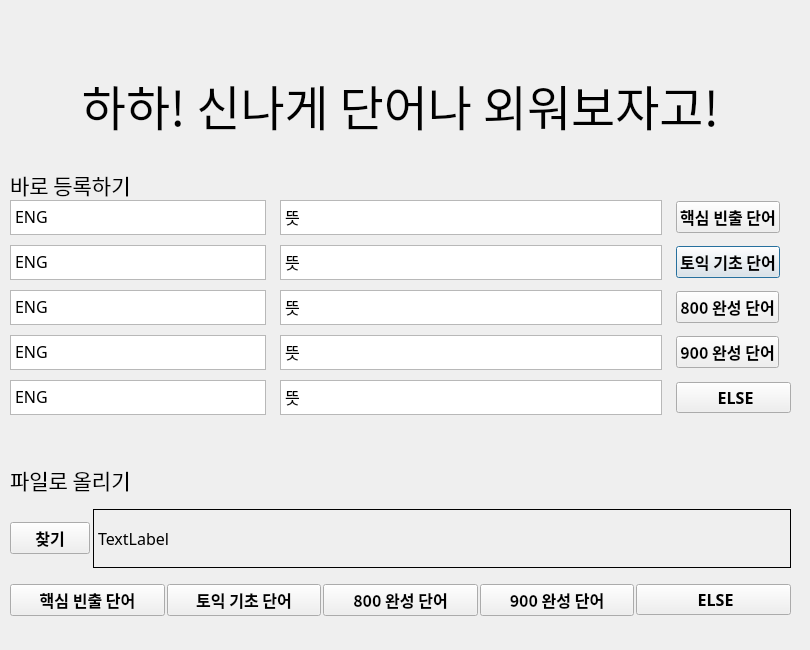
<?xml version="1.0" encoding="UTF-8"?>
<ui version="4.0">
 <class>Dialog</class>
 <widget class="QDialog" name="Dialog">
  <property name="geometry">
   <rect>
    <x>0</x>
    <y>0</y>
    <width>810</width>
    <height>650</height>
   </rect>
  </property>
  <property name="windowTitle">
   <string>Dialog</string>
  </property>
  <widget class="QWidget" name="verticalLayoutWidget">
   <property name="geometry">
    <rect>
     <x>10</x>
     <y>170</y>
     <width>781</width>
     <height>461</height>
    </rect>
   </property>
   <layout class="QVBoxLayout" name="whole_container">
    <property name="spacing">
     <number>0</number>
    </property>
    <item>
     <widget class="QLabel" name="option1_text">
      <property name="enabled">
       <bool>true</bool>
      </property>
      <property name="maximumSize">
       <size>
        <width>16777215</width>
        <height>30</height>
       </size>
      </property>
      <property name="font">
       <font>
        <family>KoPub돋움체 Bold</family>
        <pointsize>16</pointsize>
       </font>
      </property>
      <property name="frameShape">
       <enum>QFrame::Box</enum>
      </property>
      <property name="lineWidth">
       <number>0</number>
      </property>
      <property name="text">
       <string>바로 등록하기</string>
      </property>
      <property name="scaledContents">
       <bool>true</bool>
      </property>
      <property name="alignment">
       <set>Qt::AlignLeading|Qt::AlignLeft|Qt::AlignVCenter</set>
      </property>
      <property name="textInteractionFlags">
       <set>Qt::NoTextInteraction</set>
      </property>
     </widget>
    </item>
    <item>
     <layout class="QGridLayout" name="option1_grid_container">
      <property name="topMargin">
       <number>0</number>
      </property>
      <property name="rightMargin">
       <number>0</number>
      </property>
      <property name="bottomMargin">
       <number>0</number>
      </property>
      <property name="horizontalSpacing">
       <number>14</number>
      </property>
      <property name="verticalSpacing">
       <number>10</number>
      </property>
      <item row="2" column="3">
       <widget class="QPushButton" name="option1_basic_button">
        <property name="sizePolicy">
         <sizepolicy hsizetype="Fixed" vsizetype="Fixed">
          <horstretch>0</horstretch>
          <verstretch>0</verstretch>
         </sizepolicy>
        </property>
        <property name="font">
         <font>
          <family>나눔바른고딕</family>
          <pointsize>12</pointsize>
          <weight>75</weight>
          <bold>true</bold>
         </font>
        </property>
        <property name="cursor">
         <cursorShape>ArrowCursor</cursorShape>
        </property>
        <property name="text">
         <string>토익 기초 단어</string>
        </property>
       </widget>
      </item>
      <item row="3" column="2">
       <widget class="QTextEdit" name="option1_800_input_kor">
        <property name="maximumSize">
         <size>
          <width>16777215</width>
          <height>35</height>
         </size>
        </property>
        <property name="font">
         <font>
          <family>나눔바른고딕</family>
          <pointsize>12</pointsize>
         </font>
        </property>
        <property name="verticalScrollBarPolicy">
         <enum>Qt::ScrollBarAlwaysOff</enum>
        </property>
        <property name="html">
         <string>&lt;!DOCTYPE HTML PUBLIC &quot;-//W3C//DTD HTML 4.0//EN&quot; &quot;http://www.w3.org/TR/REC-html40/strict.dtd&quot;&gt;
&lt;html&gt;&lt;head&gt;&lt;meta name=&quot;qrichtext&quot; content=&quot;1&quot; /&gt;&lt;style type=&quot;text/css&quot;&gt;
p, li { white-space: pre-wrap; }
&lt;/style&gt;&lt;/head&gt;&lt;body style=&quot; font-family:'나눔바른고딕'; font-size:12pt; font-weight:400; font-style:normal;&quot;&gt;
&lt;p style=&quot; margin-top:0px; margin-bottom:0px; margin-left:0px; margin-right:0px; -qt-block-indent:0; text-indent:0px;&quot;&gt;&lt;span style=&quot; font-family:'KoPub돋움체 Medium';&quot;&gt;뜻&lt;/span&gt;&lt;/p&gt;&lt;/body&gt;&lt;/html&gt;</string>
        </property>
       </widget>
      </item>
      <item row="5" column="2">
       <widget class="QTextEdit" name="option1_else_input_kor">
        <property name="maximumSize">
         <size>
          <width>16777215</width>
          <height>35</height>
         </size>
        </property>
        <property name="font">
         <font>
          <family>나눔바른고딕</family>
          <pointsize>12</pointsize>
         </font>
        </property>
        <property name="verticalScrollBarPolicy">
         <enum>Qt::ScrollBarAlwaysOff</enum>
        </property>
        <property name="html">
         <string>&lt;!DOCTYPE HTML PUBLIC &quot;-//W3C//DTD HTML 4.0//EN&quot; &quot;http://www.w3.org/TR/REC-html40/strict.dtd&quot;&gt;
&lt;html&gt;&lt;head&gt;&lt;meta name=&quot;qrichtext&quot; content=&quot;1&quot; /&gt;&lt;style type=&quot;text/css&quot;&gt;
p, li { white-space: pre-wrap; }
&lt;/style&gt;&lt;/head&gt;&lt;body style=&quot; font-family:'나눔바른고딕'; font-size:12pt; font-weight:400; font-style:normal;&quot;&gt;
&lt;p style=&quot; margin-top:0px; margin-bottom:0px; margin-left:0px; margin-right:0px; -qt-block-indent:0; text-indent:0px;&quot;&gt;&lt;span style=&quot; font-family:'KoPub돋움체 Medium';&quot;&gt;뜻&lt;/span&gt;&lt;/p&gt;&lt;/body&gt;&lt;/html&gt;</string>
        </property>
       </widget>
      </item>
      <item row="1" column="2">
       <widget class="QTextEdit" name="option1_main_input_kor">
        <property name="maximumSize">
         <size>
          <width>16777215</width>
          <height>35</height>
         </size>
        </property>
        <property name="font">
         <font>
          <family>나눔바른고딕</family>
          <pointsize>12</pointsize>
         </font>
        </property>
        <property name="verticalScrollBarPolicy">
         <enum>Qt::ScrollBarAlwaysOff</enum>
        </property>
        <property name="html">
         <string>&lt;!DOCTYPE HTML PUBLIC &quot;-//W3C//DTD HTML 4.0//EN&quot; &quot;http://www.w3.org/TR/REC-html40/strict.dtd&quot;&gt;
&lt;html&gt;&lt;head&gt;&lt;meta name=&quot;qrichtext&quot; content=&quot;1&quot; /&gt;&lt;style type=&quot;text/css&quot;&gt;
p, li { white-space: pre-wrap; }
&lt;/style&gt;&lt;/head&gt;&lt;body style=&quot; font-family:'나눔바른고딕'; font-size:12pt; font-weight:400; font-style:normal;&quot;&gt;
&lt;p style=&quot; margin-top:0px; margin-bottom:0px; margin-left:0px; margin-right:0px; -qt-block-indent:0; text-indent:0px;&quot;&gt;&lt;span style=&quot; font-family:'KoPub돋움체 Medium';&quot;&gt;뜻&lt;/span&gt;&lt;/p&gt;&lt;/body&gt;&lt;/html&gt;</string>
        </property>
       </widget>
      </item>
      <item row="3" column="3">
       <widget class="QPushButton" name="option1_800_button">
        <property name="sizePolicy">
         <sizepolicy hsizetype="Fixed" vsizetype="Fixed">
          <horstretch>0</horstretch>
          <verstretch>0</verstretch>
         </sizepolicy>
        </property>
        <property name="font">
         <font>
          <family>나눔바른고딕</family>
          <pointsize>12</pointsize>
          <weight>75</weight>
          <bold>true</bold>
         </font>
        </property>
        <property name="cursor">
         <cursorShape>ArrowCursor</cursorShape>
        </property>
        <property name="text">
         <string>800 완성 단어</string>
        </property>
       </widget>
      </item>
      <item row="5" column="1">
       <widget class="QTextEdit" name="option1_else_input_eng">
        <property name="sizePolicy">
         <sizepolicy hsizetype="Fixed" vsizetype="Expanding">
          <horstretch>0</horstretch>
          <verstretch>0</verstretch>
         </sizepolicy>
        </property>
        <property name="maximumSize">
         <size>
          <width>16777215</width>
          <height>35</height>
         </size>
        </property>
        <property name="font">
         <font>
          <family>나눔바른고딕</family>
          <pointsize>12</pointsize>
         </font>
        </property>
        <property name="verticalScrollBarPolicy">
         <enum>Qt::ScrollBarAlwaysOff</enum>
        </property>
        <property name="html">
         <string>&lt;!DOCTYPE HTML PUBLIC &quot;-//W3C//DTD HTML 4.0//EN&quot; &quot;http://www.w3.org/TR/REC-html40/strict.dtd&quot;&gt;
&lt;html&gt;&lt;head&gt;&lt;meta name=&quot;qrichtext&quot; content=&quot;1&quot; /&gt;&lt;style type=&quot;text/css&quot;&gt;
p, li { white-space: pre-wrap; }
&lt;/style&gt;&lt;/head&gt;&lt;body style=&quot; font-family:'나눔바른고딕'; font-size:12pt; font-weight:400; font-style:normal;&quot;&gt;
&lt;p style=&quot; margin-top:0px; margin-bottom:0px; margin-left:0px; margin-right:0px; -qt-block-indent:0; text-indent:0px;&quot;&gt;&lt;span style=&quot; font-family:'나눔바른고딕';&quot;&gt;ENG&lt;/span&gt;&lt;/p&gt;&lt;/body&gt;&lt;/html&gt;</string>
        </property>
       </widget>
      </item>
      <item row="4" column="3">
       <widget class="QPushButton" name="option1_900_button">
        <property name="sizePolicy">
         <sizepolicy hsizetype="Fixed" vsizetype="Fixed">
          <horstretch>0</horstretch>
          <verstretch>0</verstretch>
         </sizepolicy>
        </property>
        <property name="font">
         <font>
          <family>나눔바른고딕</family>
          <pointsize>12</pointsize>
          <weight>75</weight>
          <bold>true</bold>
         </font>
        </property>
        <property name="cursor">
         <cursorShape>ArrowCursor</cursorShape>
        </property>
        <property name="text">
         <string>900 완성 단어</string>
        </property>
       </widget>
      </item>
      <item row="5" column="3">
       <widget class="QPushButton" name="option1_else_button">
        <property name="sizePolicy">
         <sizepolicy hsizetype="Fixed" vsizetype="Fixed">
          <horstretch>0</horstretch>
          <verstretch>0</verstretch>
         </sizepolicy>
        </property>
        <property name="font">
         <font>
          <family>나눔바른고딕</family>
          <pointsize>12</pointsize>
          <weight>75</weight>
          <bold>true</bold>
         </font>
        </property>
        <property name="cursor">
         <cursorShape>ArrowCursor</cursorShape>
        </property>
        <property name="text">
         <string>         ELSE        </string>
        </property>
       </widget>
      </item>
      <item row="2" column="2">
       <widget class="QTextEdit" name="option1_basic_input_kor">
        <property name="maximumSize">
         <size>
          <width>16777215</width>
          <height>35</height>
         </size>
        </property>
        <property name="font">
         <font>
          <family>나눔바른고딕</family>
          <pointsize>12</pointsize>
         </font>
        </property>
        <property name="verticalScrollBarPolicy">
         <enum>Qt::ScrollBarAlwaysOff</enum>
        </property>
        <property name="html">
         <string>&lt;!DOCTYPE HTML PUBLIC &quot;-//W3C//DTD HTML 4.0//EN&quot; &quot;http://www.w3.org/TR/REC-html40/strict.dtd&quot;&gt;
&lt;html&gt;&lt;head&gt;&lt;meta name=&quot;qrichtext&quot; content=&quot;1&quot; /&gt;&lt;style type=&quot;text/css&quot;&gt;
p, li { white-space: pre-wrap; }
&lt;/style&gt;&lt;/head&gt;&lt;body style=&quot; font-family:'나눔바른고딕'; font-size:12pt; font-weight:400; font-style:normal;&quot;&gt;
&lt;p style=&quot; margin-top:0px; margin-bottom:0px; margin-left:0px; margin-right:0px; -qt-block-indent:0; text-indent:0px;&quot;&gt;&lt;span style=&quot; font-family:'KoPub돋움체 Medium';&quot;&gt;뜻&lt;/span&gt;&lt;/p&gt;&lt;/body&gt;&lt;/html&gt;</string>
        </property>
       </widget>
      </item>
      <item row="1" column="1">
       <widget class="QTextEdit" name="option1_main_input_eng">
        <property name="sizePolicy">
         <sizepolicy hsizetype="Fixed" vsizetype="Expanding">
          <horstretch>0</horstretch>
          <verstretch>0</verstretch>
         </sizepolicy>
        </property>
        <property name="maximumSize">
         <size>
          <width>16777215</width>
          <height>35</height>
         </size>
        </property>
        <property name="font">
         <font>
          <family>나눔바른고딕</family>
          <pointsize>12</pointsize>
         </font>
        </property>
        <property name="verticalScrollBarPolicy">
         <enum>Qt::ScrollBarAlwaysOff</enum>
        </property>
        <property name="html">
         <string>&lt;!DOCTYPE HTML PUBLIC &quot;-//W3C//DTD HTML 4.0//EN&quot; &quot;http://www.w3.org/TR/REC-html40/strict.dtd&quot;&gt;
&lt;html&gt;&lt;head&gt;&lt;meta name=&quot;qrichtext&quot; content=&quot;1&quot; /&gt;&lt;style type=&quot;text/css&quot;&gt;
p, li { white-space: pre-wrap; }
&lt;/style&gt;&lt;/head&gt;&lt;body style=&quot; font-family:'나눔바른고딕'; font-size:12pt; font-weight:400; font-style:normal;&quot;&gt;
&lt;p style=&quot; margin-top:0px; margin-bottom:0px; margin-left:0px; margin-right:0px; -qt-block-indent:0; text-indent:0px;&quot;&gt;&lt;span style=&quot; font-family:'나눔바른고딕';&quot;&gt;ENG&lt;/span&gt;&lt;/p&gt;&lt;/body&gt;&lt;/html&gt;</string>
        </property>
       </widget>
      </item>
      <item row="4" column="1">
       <widget class="QTextEdit" name="option1_900_input_eng">
        <property name="sizePolicy">
         <sizepolicy hsizetype="Fixed" vsizetype="Expanding">
          <horstretch>0</horstretch>
          <verstretch>0</verstretch>
         </sizepolicy>
        </property>
        <property name="maximumSize">
         <size>
          <width>16777215</width>
          <height>35</height>
         </size>
        </property>
        <property name="font">
         <font>
          <family>나눔바른고딕</family>
          <pointsize>12</pointsize>
         </font>
        </property>
        <property name="verticalScrollBarPolicy">
         <enum>Qt::ScrollBarAlwaysOff</enum>
        </property>
        <property name="html">
         <string>&lt;!DOCTYPE HTML PUBLIC &quot;-//W3C//DTD HTML 4.0//EN&quot; &quot;http://www.w3.org/TR/REC-html40/strict.dtd&quot;&gt;
&lt;html&gt;&lt;head&gt;&lt;meta name=&quot;qrichtext&quot; content=&quot;1&quot; /&gt;&lt;style type=&quot;text/css&quot;&gt;
p, li { white-space: pre-wrap; }
&lt;/style&gt;&lt;/head&gt;&lt;body style=&quot; font-family:'나눔바른고딕'; font-size:12pt; font-weight:400; font-style:normal;&quot;&gt;
&lt;p style=&quot; margin-top:0px; margin-bottom:0px; margin-left:0px; margin-right:0px; -qt-block-indent:0; text-indent:0px;&quot;&gt;&lt;span style=&quot; font-family:'나눔바른고딕';&quot;&gt;ENG&lt;/span&gt;&lt;/p&gt;&lt;/body&gt;&lt;/html&gt;</string>
        </property>
       </widget>
      </item>
      <item row="4" column="2">
       <widget class="QTextEdit" name="option1_900_input_kor">
        <property name="maximumSize">
         <size>
          <width>16777215</width>
          <height>35</height>
         </size>
        </property>
        <property name="font">
         <font>
          <family>나눔바른고딕</family>
          <pointsize>12</pointsize>
         </font>
        </property>
        <property name="verticalScrollBarPolicy">
         <enum>Qt::ScrollBarAlwaysOff</enum>
        </property>
        <property name="html">
         <string>&lt;!DOCTYPE HTML PUBLIC &quot;-//W3C//DTD HTML 4.0//EN&quot; &quot;http://www.w3.org/TR/REC-html40/strict.dtd&quot;&gt;
&lt;html&gt;&lt;head&gt;&lt;meta name=&quot;qrichtext&quot; content=&quot;1&quot; /&gt;&lt;style type=&quot;text/css&quot;&gt;
p, li { white-space: pre-wrap; }
&lt;/style&gt;&lt;/head&gt;&lt;body style=&quot; font-family:'나눔바른고딕'; font-size:12pt; font-weight:400; font-style:normal;&quot;&gt;
&lt;p style=&quot; margin-top:0px; margin-bottom:0px; margin-left:0px; margin-right:0px; -qt-block-indent:0; text-indent:0px;&quot;&gt;&lt;span style=&quot; font-family:'KoPub돋움체 Medium';&quot;&gt;뜻&lt;/span&gt;&lt;/p&gt;&lt;/body&gt;&lt;/html&gt;</string>
        </property>
       </widget>
      </item>
      <item row="1" column="3">
       <widget class="QPushButton" name="option1_main_button">
        <property name="sizePolicy">
         <sizepolicy hsizetype="Fixed" vsizetype="Fixed">
          <horstretch>0</horstretch>
          <verstretch>0</verstretch>
         </sizepolicy>
        </property>
        <property name="font">
         <font>
          <family>나눔바른고딕</family>
          <pointsize>12</pointsize>
          <weight>75</weight>
          <bold>true</bold>
         </font>
        </property>
        <property name="cursor">
         <cursorShape>ArrowCursor</cursorShape>
        </property>
        <property name="text">
         <string>핵심 빈출 단어</string>
        </property>
       </widget>
      </item>
      <item row="2" column="1">
       <widget class="QTextEdit" name="option1_basic_input_eng">
        <property name="sizePolicy">
         <sizepolicy hsizetype="Fixed" vsizetype="Expanding">
          <horstretch>0</horstretch>
          <verstretch>0</verstretch>
         </sizepolicy>
        </property>
        <property name="maximumSize">
         <size>
          <width>16777215</width>
          <height>35</height>
         </size>
        </property>
        <property name="font">
         <font>
          <family>나눔바른고딕</family>
          <pointsize>12</pointsize>
         </font>
        </property>
        <property name="verticalScrollBarPolicy">
         <enum>Qt::ScrollBarAlwaysOff</enum>
        </property>
        <property name="html">
         <string>&lt;!DOCTYPE HTML PUBLIC &quot;-//W3C//DTD HTML 4.0//EN&quot; &quot;http://www.w3.org/TR/REC-html40/strict.dtd&quot;&gt;
&lt;html&gt;&lt;head&gt;&lt;meta name=&quot;qrichtext&quot; content=&quot;1&quot; /&gt;&lt;style type=&quot;text/css&quot;&gt;
p, li { white-space: pre-wrap; }
&lt;/style&gt;&lt;/head&gt;&lt;body style=&quot; font-family:'나눔바른고딕'; font-size:12pt; font-weight:400; font-style:normal;&quot;&gt;
&lt;p style=&quot; margin-top:0px; margin-bottom:0px; margin-left:0px; margin-right:0px; -qt-block-indent:0; text-indent:0px;&quot;&gt;&lt;span style=&quot; font-family:'나눔바른고딕';&quot;&gt;ENG&lt;/span&gt;&lt;/p&gt;&lt;/body&gt;&lt;/html&gt;</string>
        </property>
       </widget>
      </item>
      <item row="3" column="1">
       <widget class="QTextEdit" name="option1_800_input_eng">
        <property name="sizePolicy">
         <sizepolicy hsizetype="Fixed" vsizetype="Expanding">
          <horstretch>0</horstretch>
          <verstretch>0</verstretch>
         </sizepolicy>
        </property>
        <property name="maximumSize">
         <size>
          <width>16777215</width>
          <height>35</height>
         </size>
        </property>
        <property name="font">
         <font>
          <family>나눔바른고딕</family>
          <pointsize>12</pointsize>
         </font>
        </property>
        <property name="verticalScrollBarPolicy">
         <enum>Qt::ScrollBarAlwaysOff</enum>
        </property>
        <property name="html">
         <string>&lt;!DOCTYPE HTML PUBLIC &quot;-//W3C//DTD HTML 4.0//EN&quot; &quot;http://www.w3.org/TR/REC-html40/strict.dtd&quot;&gt;
&lt;html&gt;&lt;head&gt;&lt;meta name=&quot;qrichtext&quot; content=&quot;1&quot; /&gt;&lt;style type=&quot;text/css&quot;&gt;
p, li { white-space: pre-wrap; }
&lt;/style&gt;&lt;/head&gt;&lt;body style=&quot; font-family:'나눔바른고딕'; font-size:12pt; font-weight:400; font-style:normal;&quot;&gt;
&lt;p style=&quot; margin-top:0px; margin-bottom:0px; margin-left:0px; margin-right:0px; -qt-block-indent:0; text-indent:0px;&quot;&gt;&lt;span style=&quot; font-family:'나눔바른고딕';&quot;&gt;ENG&lt;/span&gt;&lt;/p&gt;&lt;/body&gt;&lt;/html&gt;</string>
        </property>
       </widget>
      </item>
     </layout>
    </item>
    <item>
     <spacer name="spacer_between_options">
      <property name="orientation">
       <enum>Qt::Vertical</enum>
      </property>
      <property name="sizeType">
       <enum>QSizePolicy::Fixed</enum>
      </property>
      <property name="sizeHint" stdset="0">
       <size>
        <width>10</width>
        <height>50</height>
       </size>
      </property>
     </spacer>
    </item>
    <item>
     <widget class="QLabel" name="option2_text">
      <property name="enabled">
       <bool>true</bool>
      </property>
      <property name="maximumSize">
       <size>
        <width>16777215</width>
        <height>30</height>
       </size>
      </property>
      <property name="font">
       <font>
        <family>KoPub돋움체 Bold</family>
        <pointsize>16</pointsize>
       </font>
      </property>
      <property name="frameShape">
       <enum>QFrame::Box</enum>
      </property>
      <property name="lineWidth">
       <number>0</number>
      </property>
      <property name="text">
       <string>파일로 올리기</string>
      </property>
      <property name="scaledContents">
       <bool>true</bool>
      </property>
      <property name="alignment">
       <set>Qt::AlignLeading|Qt::AlignLeft|Qt::AlignVCenter</set>
      </property>
      <property name="margin">
       <number>0</number>
      </property>
      <property name="textInteractionFlags">
       <set>Qt::NoTextInteraction</set>
      </property>
     </widget>
    </item>
    <item>
     <layout class="QHBoxLayout" name="option_2_upload_container">
      <property name="spacing">
       <number>3</number>
      </property>
      <property name="topMargin">
       <number>14</number>
      </property>
      <property name="bottomMargin">
       <number>7</number>
      </property>
      <item>
       <widget class="QPushButton" name="option_2_upload_button">
        <property name="sizePolicy">
         <sizepolicy hsizetype="Fixed" vsizetype="Fixed">
          <horstretch>0</horstretch>
          <verstretch>0</verstretch>
         </sizepolicy>
        </property>
        <property name="font">
         <font>
          <family>나눔바른고딕</family>
          <pointsize>12</pointsize>
          <weight>75</weight>
          <bold>true</bold>
         </font>
        </property>
        <property name="cursor">
         <cursorShape>ArrowCursor</cursorShape>
        </property>
        <property name="text">
         <string>찾기</string>
        </property>
       </widget>
      </item>
      <item>
       <widget class="QLabel" name="option_2_file_path_and_name">
        <property name="font">
         <font>
          <family>나눔바른고딕 Light</family>
          <pointsize>12</pointsize>
         </font>
        </property>
        <property name="cursor">
         <cursorShape>IBeamCursor</cursorShape>
        </property>
        <property name="mouseTracking">
         <bool>true</bool>
        </property>
        <property name="frameShape">
         <enum>QFrame::Box</enum>
        </property>
        <property name="frameShadow">
         <enum>QFrame::Plain</enum>
        </property>
        <property name="midLineWidth">
         <number>0</number>
        </property>
        <property name="text">
         <string>TextLabel</string>
        </property>
        <property name="scaledContents">
         <bool>true</bool>
        </property>
        <property name="textInteractionFlags">
         <set>Qt::TextEditorInteraction</set>
        </property>
       </widget>
      </item>
     </layout>
    </item>
    <item>
     <layout class="QHBoxLayout" name="option_2_button_container">
      <property name="spacing">
       <number>2</number>
      </property>
      <property name="topMargin">
       <number>9</number>
      </property>
      <property name="bottomMargin">
       <number>15</number>
      </property>
      <item>
       <widget class="QPushButton" name="option1_main_button_2">
        <property name="sizePolicy">
         <sizepolicy hsizetype="Expanding" vsizetype="Fixed">
          <horstretch>0</horstretch>
          <verstretch>0</verstretch>
         </sizepolicy>
        </property>
        <property name="font">
         <font>
          <family>나눔바른고딕</family>
          <pointsize>12</pointsize>
          <weight>75</weight>
          <bold>true</bold>
         </font>
        </property>
        <property name="cursor">
         <cursorShape>ArrowCursor</cursorShape>
        </property>
        <property name="text">
         <string>핵심 빈출 단어</string>
        </property>
       </widget>
      </item>
      <item>
       <widget class="QPushButton" name="option1_basic_button_2">
        <property name="sizePolicy">
         <sizepolicy hsizetype="Expanding" vsizetype="Fixed">
          <horstretch>0</horstretch>
          <verstretch>0</verstretch>
         </sizepolicy>
        </property>
        <property name="font">
         <font>
          <family>나눔바른고딕</family>
          <pointsize>12</pointsize>
          <weight>75</weight>
          <bold>true</bold>
         </font>
        </property>
        <property name="cursor">
         <cursorShape>ArrowCursor</cursorShape>
        </property>
        <property name="text">
         <string>토익 기초 단어</string>
        </property>
       </widget>
      </item>
      <item>
       <widget class="QPushButton" name="option1_800_button_2">
        <property name="sizePolicy">
         <sizepolicy hsizetype="Expanding" vsizetype="Fixed">
          <horstretch>0</horstretch>
          <verstretch>0</verstretch>
         </sizepolicy>
        </property>
        <property name="font">
         <font>
          <family>나눔바른고딕</family>
          <pointsize>12</pointsize>
          <weight>75</weight>
          <bold>true</bold>
         </font>
        </property>
        <property name="cursor">
         <cursorShape>ArrowCursor</cursorShape>
        </property>
        <property name="text">
         <string>800 완성 단어</string>
        </property>
       </widget>
      </item>
      <item>
       <widget class="QPushButton" name="option1_900_button_2">
        <property name="sizePolicy">
         <sizepolicy hsizetype="Expanding" vsizetype="Fixed">
          <horstretch>0</horstretch>
          <verstretch>0</verstretch>
         </sizepolicy>
        </property>
        <property name="font">
         <font>
          <family>나눔바른고딕</family>
          <pointsize>12</pointsize>
          <weight>75</weight>
          <bold>true</bold>
         </font>
        </property>
        <property name="cursor">
         <cursorShape>ArrowCursor</cursorShape>
        </property>
        <property name="text">
         <string>900 완성 단어</string>
        </property>
       </widget>
      </item>
      <item>
       <widget class="QPushButton" name="option1_else_button_2">
        <property name="sizePolicy">
         <sizepolicy hsizetype="Expanding" vsizetype="Fixed">
          <horstretch>0</horstretch>
          <verstretch>0</verstretch>
         </sizepolicy>
        </property>
        <property name="font">
         <font>
          <family>나눔바른고딕</family>
          <pointsize>12</pointsize>
          <weight>75</weight>
          <bold>true</bold>
         </font>
        </property>
        <property name="cursor">
         <cursorShape>ArrowCursor</cursorShape>
        </property>
        <property name="text">
         <string>         ELSE        </string>
        </property>
       </widget>
      </item>
     </layout>
    </item>
   </layout>
  </widget>
  <widget class="QLabel" name="greeting_text">
   <property name="geometry">
    <rect>
     <x>10</x>
     <y>9</y>
     <width>781</width>
     <height>131</height>
    </rect>
   </property>
   <property name="font">
    <font>
     <family>KoPub돋움체 Bold</family>
     <pointsize>36</pointsize>
    </font>
   </property>
   <property name="text">
    <string>하하! 신나게 단어나 외워보자고!</string>
   </property>
   <property name="alignment">
    <set>Qt::AlignBottom|Qt::AlignHCenter</set>
   </property>
  </widget>
 </widget>
 <resources/>
 <connections/>
</ui>
